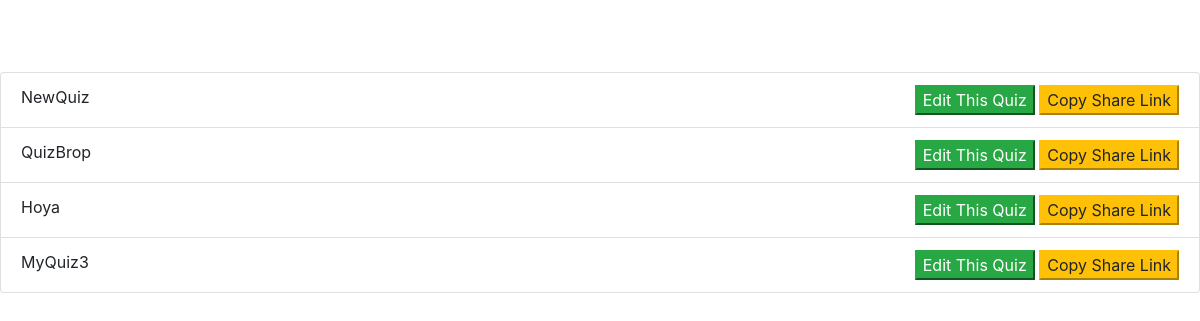
The page /show/ (signed in) on the database as committed earlier.
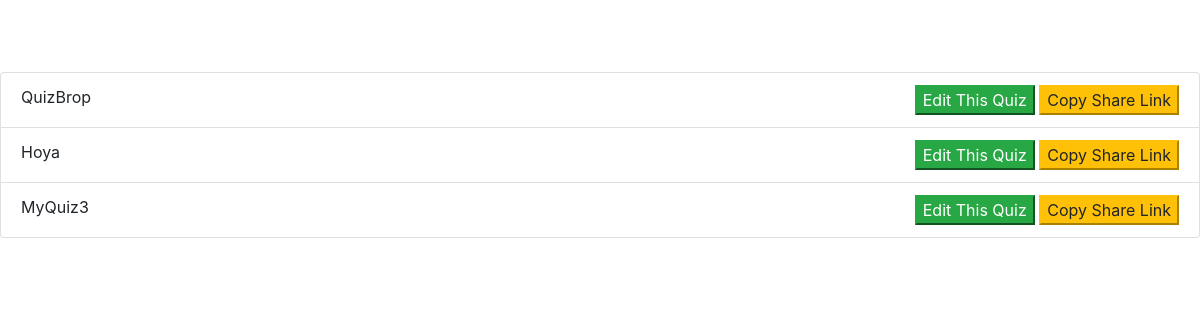
The same page on the database as committed later.
### quizer/models.py (models this page shows)
class Quiz(models.Model):
    admin = models.ForeignKey(User, on_delete=models.CASCADE)
    quiz_name = models.CharField(max_length=50)  # Quiz Name
    quiz_instructions=models.CharField(max_length=1000,default="")
    start_time = models.DateTimeField()  # Quiz Start Time
    end_time = models.DateTimeField()  # Quiz End Time
    randomizer=models.BooleanField(default=True)
    one_question_per_page=models.BooleanField(default=True)
    resume_later=models.BooleanField(default=False)
    email_result_creator=models.BooleanField(default=False)
    email_result_testtaker=models.BooleanField(default=False)
    show_score_after_test=models.BooleanField(default=False)
    reveal_answers_after_test=models.BooleanField(default=False)
    view_after_test=models.BooleanField(default=False)
    strict_mode=models.BooleanField(default=False)
    camera_mode=models.BooleanField(default=False)
    record_responses=models.BooleanField(default=False)

### quizer/views.py (the view)
# urls.py: path('show/', ShowAllQuizToBeHeld, name='list-quizes'),
def ShowAllQuizToBeHeld(request):
    li=Quiz.objects.filter(admin=request.user,start_time__gt=timezone.now()) #Quiz hasnt started yet
    return render(request,'show_quiz.html',{"list":li})

### quizer/templates/show_quiz.html (shortened to what this page needs)
<html>
<head>
<link rel="stylesheet" href="https://stackpath.bootstrapcdn.com/bootstrap/4.3.1/css/bootstrap.min.css">
<head>
<body>
<br>
<br>
<br>
<ul class="list-group">
{% for x in list %}
<li class="list-group-item d-flex justify-content-between">
{{x.quiz_name}}
<span>
<button class="btn-success" onclick="location.href='/edit/{{x.id}}';">Edit This Quiz</button>
<button class="btn-warning" onclick="copyToClipboard('http://localhost:8000/quiz/{{x.id}}');">Copy Share Link</button>
</li>
{% endfor %}
</ul>
<body>
<html>

Rows that differ between the two databases and show on the page:
no longer on this page (row edited): Quiz: quiz_name "NewQuiz"
